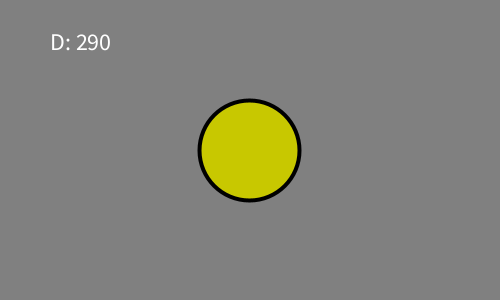
Frame 1 (no input)
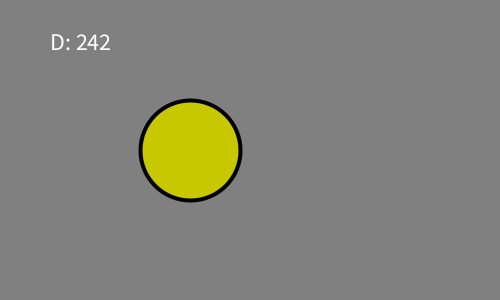
Frame 60 (the mouse pressed at the canvas centre just before this capture)
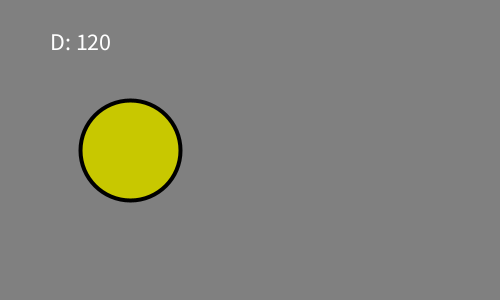
Frame 120 (the mouse held since frame 60 and released just before this capture)

The Processing sketch that drew these frames (run headless with seeded random() and noise(); from frame 60 on, the mouse is pressed at the canvas centre):

// Processing sketch: ej08c_rebotes_dist
// ── ej08c_rebotes_dist.pde

int radio;
color relleno;
float posx, posy;
boolean sentido;  //true or false

float distancia;

void setup(){
  size( 500, 300 );
  strokeWeight( 4 );
  textSize( 24 );
  
  radio = 50;
  relleno = color( 200, 200, 0 );
  
  posx = width/2;
  posy = height/2;
}

void draw(){
  background( 128 );

  //actualizar valores: detectar bordes
  if( posx+radio == width ){
    //CUANDO: toco borde derecho
    sentido = false;
  }
  if( posx-radio == 0 ){
    //CUANDO: toco borde izquierdo
    sentido = true;
  }
  //actualizar valores: ejecutar movimiento
  if( sentido ){
    posx++;  //voy hacia la derecha
  } else {
    posx--;  //voy hacia la izquierda
  }
  println( sentido );
  
  //dibujar la ellipse/btn
  fill( relleno );
  ellipse( posx, posy, radio*2, radio*2 );
  //line( posx, posy, mouseX, mouseY );
  
  //mido e imprimo distancia del mouse a la ellipse
  distancia = dist( posx, posy, mouseX, mouseY );
  fill( 255 );
  text( "D: " + int(distancia), 50, 50 );
  
  //definiendo zonas circulares ----!!!!
  if( distancia <= radio ){
    //estoy dentro del circulo/btn
    relleno = color( 200, 0, 0 );
  } else {
    //estoy fuera del circulo/btn
    relleno = color( 200, 200, 0 );
  }
}

void mousePressed(){
  //BOTON CIRCULAR ----------__!!!!!!!!!!!!!!
  if( distancia <= radio ){  //estoy dentro del circulo/btn
    //sentido es igual a lo contrario de si mismo
    sentido = !sentido;
  }
}
